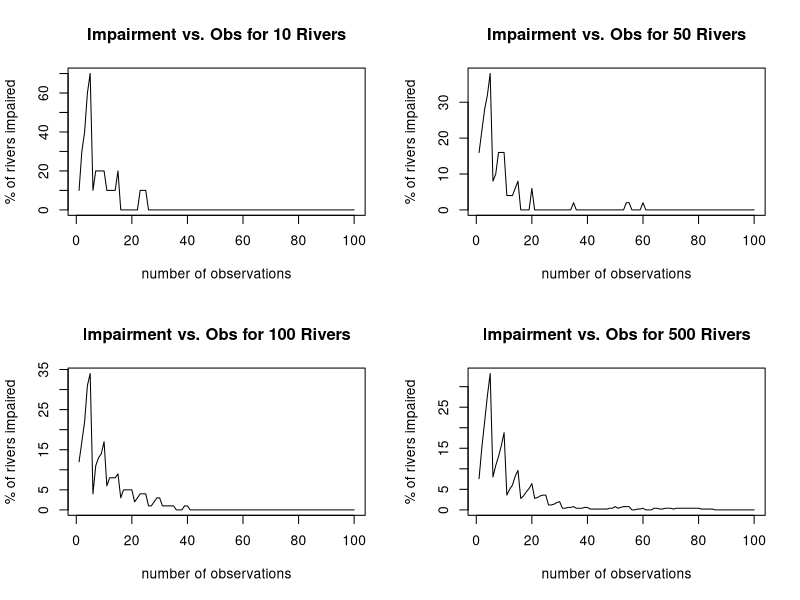
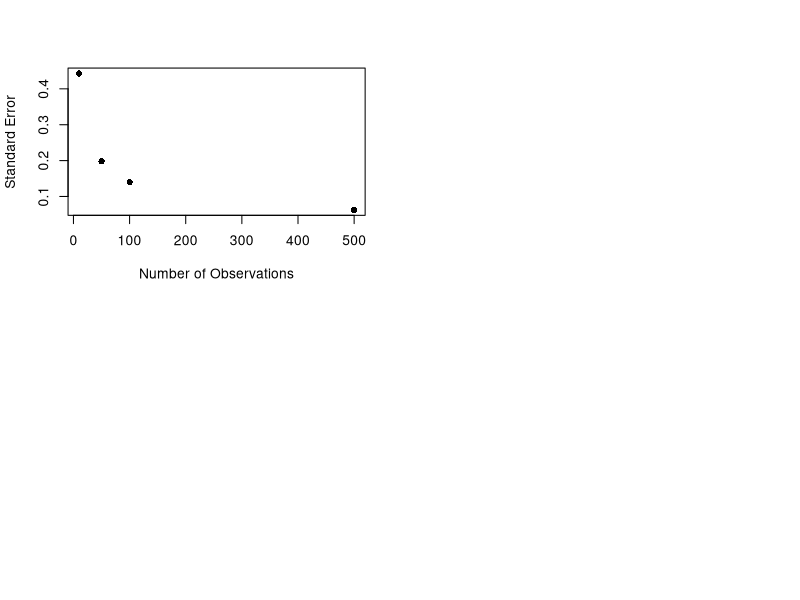

Source code (R) for these figures, in order:
## ---- chunk 1
#Function takes input for (rivers, observations), returns a value for number of impaired rivers
rivers <- function (x, y) 
{
set.seed(1001)
h2o <- as.data.frame(matrix(rnorm(x*y, mean=4, sd=1.4), nrow = x, ncol= y))
rownames(h2o) <- paste(rep("Riv", nrow(h2o)), c(1:nrow(h2o)), sep = "")
colnames(h2o) <- paste(rep("Obs", ncol(h2o)), c(1:ncol(h2o)), sep = "")
h2oTest <- ifelse(h2o>=6, 1, 0)
imp <- (rowSums(h2oTest))/y
fin <- ifelse(imp>=.2, 1, 0)
(sum(fin)/x)*100
}
#vectors to store data from for loop
r10 <- c()
r50 <- c()
r100 <- c()
r500 <- c()
#for loops for 10, 50, 100, 500 rivers with observations ranging from 10-500 
for(i in 1:100) {
r10[i] <- rivers(10,i)
r50[i] <- rivers(50,i)
r100[i] <- rivers(100, i)
r500[i] <- rivers (500, i)
}
## ---- chunk 2
# 4 figures arranged in 2 rows and 2 columns
par(mfrow=c(2,2))
plot(x = 1:100, y = r10, xlab = "number of observations", ylab = "% of rivers impaired", type = "l", main = "Impairment vs. Obs for 10 Rivers" )
plot(x = 1:100, y = r50, xlab = "number of observations", ylab = "% of rivers impaired", type = "l", main = "Impairment vs. Obs for 50 Rivers" )
plot(x = 1:100, y = r100, xlab = "number of observations", ylab = "% of rivers impaired",type = "l", main = "Impairment vs. Obs for 100 Rivers" )
plot(x = 1:100, y = r500, xlab = "number of observations", ylab = "% of rivers impaired",type = "l", main = "Impairment vs. Obs for 500 Rivers" )
## ---- chunk 3
#Calculating and plotting Standard Errors
SE10 <- 1.4/(sqrt(10))
SE50 <- 1.4/(sqrt(50))
SE100 <- 1.4/(sqrt(100))
SE500 <- 1.4/(sqrt(500))
SE <- c(SE10, SE50, SE100, SE500)
OBS <- c(10, 50, 100, 500)
plot(OBS, SE, xlab = "Number of Observations", ylab = "Standard Error", pch = 16)
